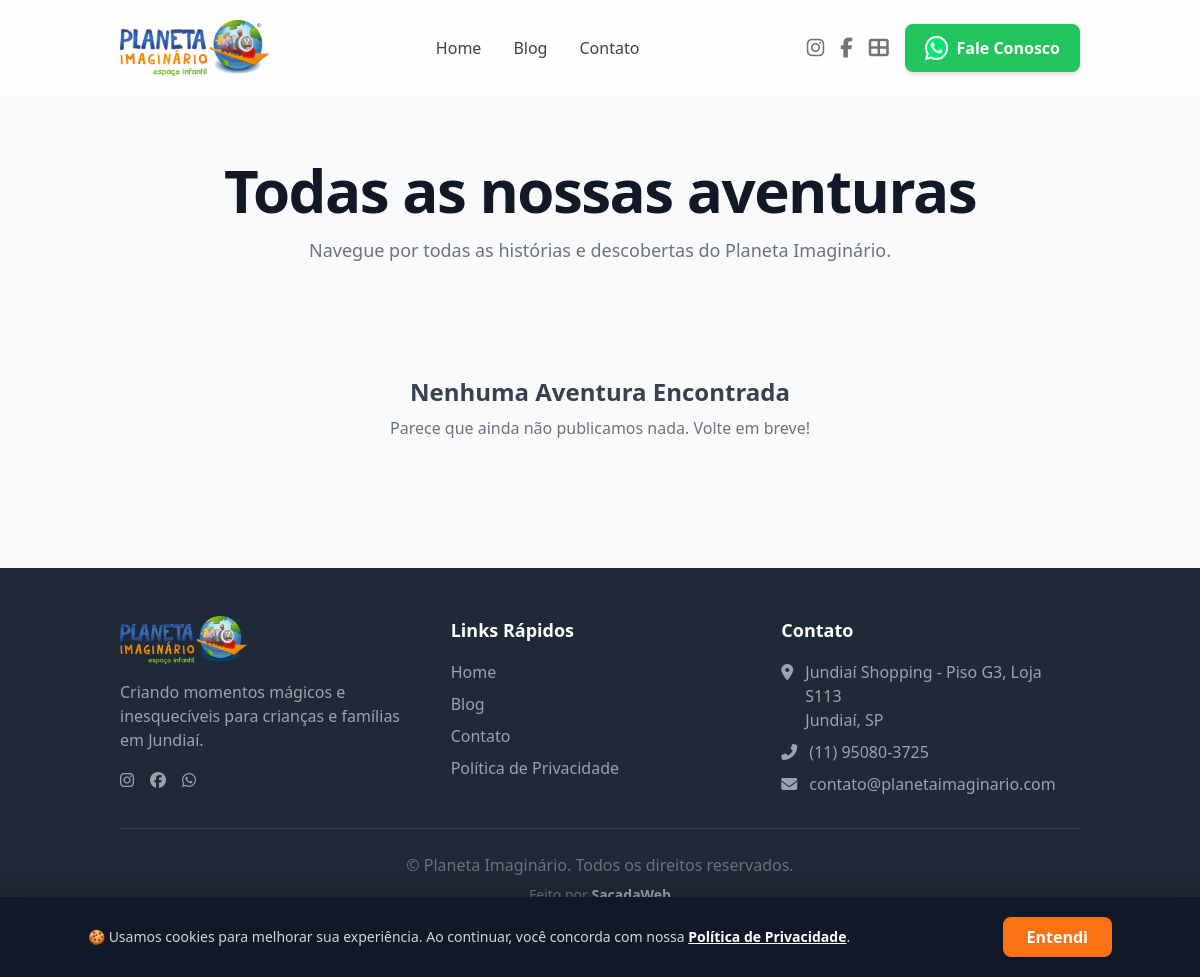
Page /blog on the committed database.
### app/models.py (models this page shows, shortened)
class Settings(db.Model):
    id = db.Column(db.Integer, primary_key=True)
    lead_whatsapp_message = db.Column(db.Text, default="Olá [NOME_LEAD], recebemos seu contato e em breve retornaremos!")
    client_whatsapp_message = db.Column(db.Text, default="Olá [NOME_RESPONSAVEL], tudo bem? Somos da Planeta Imaginário.")
    birthday_congrats_message = db.Column(db.Text, default="Olá [NOME_RESPONSAVEL]! Passando para desejar um feliz aniversário para o(a) [NOME_CRIANCA]! 🎉🎈")
    birthday_notification_days = db.Column(db.Integer, default=30, comment="Número de dias de antecedência para destacar aniversariantes.")
    footer_address = db.Column(db.Text, default="Jundiaí Shopping - Piso G3, Loja S113\nJundiaí, SP")
    footer_phone = db.Column(db.String(50), default="(11) 95080-3725")
    footer_email = db.Column(db.String(120), default="contato@planetaimaginario.com")
    footer_instagram_link = db.Column(db.String(255), default="#")
    footer_facebook_link = db.Column(db.String(255), default="#")
    footer_whatsapp_link = db.Column(db.String(255), default="#")
    footer_copyright_text = db.Column(db.String(200), default="© Planeta Imaginário. Todos os direitos reservados.")

### app/main/routes.py (the view)
@bp.route('/blog')
def blog_archive():
    page = request.args.get('page', 1, type=int)
    posts_pagination = Post.query.filter_by(is_published=True)\
                                 .order_by(Post.created_at.desc())\
                                 .paginate(page=page, per_page=9, error_out=False)
    return render_template('public/blog_archive.html', posts_pagination=posts_pagination)

### app/main/routes.py (called while the page is built)
@bp.app_context_processor
def inject_global_variables():
    try:
        published_landing_pages = LandingPage.query.filter_by(is_published=True).order_by(LandingPage.title).all()
        site_settings = Settings.query.first()
        return dict(
            nav_landing_pages=published_landing_pages,
            site_settings=site_settings
        )
    except Exception as e:
        print(f"Erro ao injetar variáveis globais: {e}")
        return dict(
            nav_landing_pages=[],
            site_settings=None
        )

### app/templates/public/blog_archive.html (shortened to what this page needs)
{% extends "public/public_base.html" %}
{% set full_width_hero = True %}
{% block public_content %}
<div class="container mx-auto px-4 sm:px-6 lg:px-8 py-16">
    <div class="text-center mb-12">
        <h1 class="text-4xl md:text-6xl font-extrabold text-gray-900 tracking-tight">
            Todas as nossas aventuras
        </h1>
        <p class="mt-4 max-w-2xl mx-auto text-lg text-gray-500">
            Navegue por todas as histórias e descobertas do Planeta Imaginário.
        </p>
    </div>
    {% if posts_pagination.items %}
    <div class="grid grid-cols-1 md:grid-cols-2 lg:grid-cols-3 gap-8">
        {% for post in posts_pagination.items %}
        <article class="flex flex-col bg-white rounded-2xl shadow-lg hover:shadow-2xl transition-shadow duration-300 overflow-hidden group">
            <a href="{{ url_for('main.post_detail', slug=post.slug) }}" class="overflow-hidden">
                {% if post.cover_image and post.cover_image != 'default.jpg' %}
                    <img class="h-56 w-full object-cover group-hover:scale-105 transition-transform duration-500" src="{{ url_for('static', filename='uploads/' + post.cover_image) }}" alt="{{ post.title }}">
                {% else %}
                    <div class="h-56 w-full bg-indigo-100 flex items-center justify-center">
                        <svg xmlns="http://www.w3.org/2000/svg" class="h-16 w-16 text-indigo-300" fill="none" viewBox="0 0 24 24" stroke="currentColor"><path stroke-linecap="round" stroke-linejoin="round" stroke-width="1" d="M4 16l4.586-4.586a2 2 0 012.828 0L16 16m-2-2l1.586-1.586a2 2 0 012.828 0L20 14m-6-6h.01M6 20h12a2 2 0 002-2V6a2 2 0 00-2-2H6a2 2 0 00-2 2v12a2 2 0 002 2z" /></svg>
                    </div>
                {% endif %}
            </a>
            <div class="p-6 flex flex-col flex-grow">
                <div class="mb-3">
                    {% for cat in post.categories %}
                        <span class="inline-block bg-indigo-100 text-indigo-800 text-xs font-semibold mr-2 px-2.5 py-1 rounded-full">{{ cat.name }}</span>
                    {% endfor %}
                </div>
                <h2 class="text-xl font-bold text-gray-900 leading-snug group-hover:text-indigo-600 transition-colors">
                    <a href="{{ url_for('main.post_detail', slug=post.slug) }}">{{ post.title }}</a>
                </h2>
                <div class="mt-6 flex items-center">
                    <div class="flex-shrink-0">
                        <span class="h-10 w-10 rounded-full bg-gradient-to-r from-orange-400 to-pink-400 flex items-center justify-center font-bold text-white">
                            {{ post.author.username[0]|upper }}
                        </span>
                    </div>
                    <div class="ml-3">
                        <p class="text-sm font-medium text-gray-900">{{ post.author.username }}</p>
                        <div class="text-sm text-gray-500">
                            <time datetime="{{ post.created_at.strftime('%Y-%m-%d') }}">{{ post.created_at.strftime('%d de %b, %Y') }}</time>
                        </div>
                    </div>
                </div>
            </div>
        </article>
        {% endfor %}
    </div>
    <div class="mt-12">
        {% if posts_pagination and posts_pagination.pages > 1 %}
            {% with pagination=posts_pagination %}
                {% include 'dashboard/_pagination.html' %}
            {% endwith %}
        {% endif %}
    </div>
    {% else %}
        <div class="text-center py-16">
            <h2 class="text-2xl font-semibold text-gray-700">Nenhuma Aventura Encontrada</h2>
            <p class="mt-2 text-gray-500">Parece que ainda não publicamos nada. Volte em breve!</p>
        </div>
    {% endif %}
</div>
{% endblock %}

### app/templates/public/public_base.html (shortened to what this page needs)
{% extends "base.html" %}
{% block content %}
<div class="min-h-screen bg-gray-50 flex flex-col antialiased">
  <header x-data="{ mobileMenuOpen: false, servicesOpen: false, scrolled: false }"
          @scroll.window="scrolled = window.pageYOffset > 10"
          @keydown.escape.window="mobileMenuOpen = false; servicesOpen = false"
          class="sticky top-0 z-40 bg-white/80 backdrop-blur-lg transition-shadow duration-300"
          :class="{ 'shadow-lg': scrolled }">
    <nav class="container mx-auto px-4 sm:px-6 lg:px-8">
      <div class="flex justify-between items-center h-24">
        <a href="{{ url_for('main.index') }}" class="flex-shrink-0 flex items-center space-x-3">
          <img class="h-14 w-auto" src="{{ url_for('static', filename='images/logo-planeta.webp') }}" alt="Logo Planeta Imaginário">
        </a>
        <div class="hidden lg:flex lg:items-center lg:space-x-8">
          <a href="{{ url_for('main.index') }}" class="font-medium text-gray-700 hover:text-indigo-600 nav-link-underline">Home</a>
          <a href="{{ url_for('main.blog_archive') }}" class="font-medium text-gray-700 hover:text-indigo-600 nav-link-underline">Blog</a>
          <a href="{{ url_for('main.contact') }}" class="font-medium text-gray-700 hover:text-indigo-600 nav-link-underline">Contato</a>
        </div>
        <div class="flex items-center space-x-4">
          <div class="hidden sm:flex items-center space-x-4">
              <a href="https://instagram.com/planetaimaginariojundiai" target="_blank" rel="noopener noreferrer" class="text-gray-500 hover:text-indigo-600 transition-colors" aria-label="Instagram"><i class="fab fa-instagram text-xl"></i></a>
              <a href="https://facebook.com/planetaimaginariojundiai" target="_blank" rel="noopener noreferrer" class="text-gray-500 hover:text-indigo-600 transition-colors" aria-label="Facebook"><i class="fab fa-facebook-f text-xl"></i></a>
              <a href="{{ url_for('dashboard.index') }}" class="text-gray-500 hover:text-indigo-600 transition-colors" aria-label="Painel Administrativo"><i class="fas fa-th-large text-xl"></i></a>
          </div>
          <a href="https://wa.me/5511950803725" target="_blank" rel="noopener noreferrer" class="hidden lg:flex items-center space-x-2 bg-green-500 hover:bg-green-600 text-white font-semibold px-5 py-3 rounded-lg transition-all duration-300 shadow-md hover:shadow-lg transform hover:-translate-y-0.5">
            <img src="{{ url_for('static', filename='images/zap.png') }}" alt="Ícone WhatsApp" class="h-6 w-auto">
            <span>Fale Conosco</span>
          </a>
      </div>
      </div>
    </nav>
  </header>
  <main class="flex-grow {% if not full_width_hero %}pt-24{% endif %}">
    {% block public_content %}{% endblock %}
  </main>
  <footer class="bg-gray-800 text-white">
    <div class="container mx-auto py-12 px-4 sm:px-6 lg:px-8">
        <div class="grid grid-cols-1 md:grid-cols-3 gap-8">
            <div>
                <img class="h-12 w-auto mb-4" src="{{ url_for('static', filename='images/logo-planeta.webp') }}" alt="Planeta Imaginário">
                <p class="text-gray-400">Criando momentos mágicos e inesquecíveis para crianças e famílias em Jundiaí.</p>
                <div class="flex space-x-4 mt-4">
                    <a href="{{ site_settings.instagram_link or '#' }}" target="_blank" class="text-gray-400 hover:text-white"><i class="fab fa-instagram"></i></a>
                    <a href="{{ site_settings.facebook_link or '#' }}" target="_blank" class="text-gray-400 hover:text-white"><i class="fab fa-facebook"></i></a>
                    <a href="{{ site_settings.whatsapp_link or '#' }}" target="_blank" class="text-gray-400 hover:text-white"><i class="fab fa-whatsapp"></i></a>
                </div>
            </div>
            <div>
                <h3 class="text-lg font-semibold mb-4">Links Rápidos</h3>
                <ul class="space-y-2">
                    <li><a href="{{ url_for('main.index') }}" class="text-gray-400 hover:text-white">Home</a></li>
                    <li><a href="{{ url_for('main.blog_archive') }}" class="text-gray-400 hover:text-white">Blog</a></li>
                    <li><a href="{{ url_for('main.contact') }}" class="text-gray-400 hover:text-white">Contato</a></li>
                    <li><a href="#" class="text-gray-400 hover:text-white">Política de Privacidade</a></li>
                </ul>
            </div>
            <div>
                <h3 class="text-lg font-semibold mb-4">Contato</h3>
                <ul class="space-y-2 text-gray-400">
                    <li class="flex items-start">
                        <i class="fas fa-map-marker-alt mt-1 mr-3"></i>
                        <span>{{ site_settings.footer_address | nl2br if site_settings }}</span>
                    </li>
                    <li class="flex items-center">
                        <i class="fas fa-phone-alt mr-3"></i>
                        <span>{{ site_settings.footer_phone if site_settings }}</span>
                    </li>
                    <li class="flex items-center">
                        <i class="fas fa-envelope mr-3"></i>
                        <span>{{ site_settings.footer_email if site_settings }}</span>
                    </li>
                </ul>
            </div>
        </div>
        <div class="mt-8 border-t border-gray-700 pt-6 text-center text-gray-500">
            <p>{{ site_settings.footer_copyright_text if site_settings }}</p>
            <p class="text-sm mt-2">
                Feito por
                <a href="https://sacadaweb.com.br"
                   target="_blank"
                   rel="noopener noreferrer"
                   class="font-semibold text-gray-400 hover:text-white transition-colors">
                   SacadaWeb
                </a>
            </p>
        </div>
    </div>
</footer>
  <a href="#" class="back-to-top" id="backToTop" aria-label="Voltar ao topo">
  </a>
  <div id="consent-banner" class="fixed bottom-0 left-0 right-0 bg-gray-900 text-white p-5 z-50 transform translate-y-full transition-transform duration-500 ease-in-out shadow-2xl" style="box-shadow: 0 -5px 25px rgba(0,0,0,0.2);">
    <div class="container mx-auto flex flex-col sm:flex-row items-center justify-between gap-4">
      <p class="text-sm text-gray-300 text-center sm:text-left">
        🍪 Usamos cookies para melhorar sua experiência. Ao continuar, você concorda com nossa
        <a href="{{ url_for('main.privacy_policy') }}" target="_blank" class="font-semibold text-white underline hover:text-orange-400 transition-colors">Política de Privacidade</a>.
      </p>
      <button id="accept-consent" class="flex-shrink-0 bg-orange-500 hover:bg-orange-600 text-white font-bold py-2 px-6 rounded-lg shadow-md transition-colors duration-300">
        Entendi
      </button>
    </div>
  </div>
</div>
{% endblock %}

### rows in the picture
Settings: footer_address "Jundiaí Shopping - Piso G3, Loja S113 Jundiaí, SP", footer_phone "(11) 95080-3725", footer_email "contato@planetaimaginario.com", footer_copyright_text "© Planeta Imaginário. Todos os direitos reservados."
